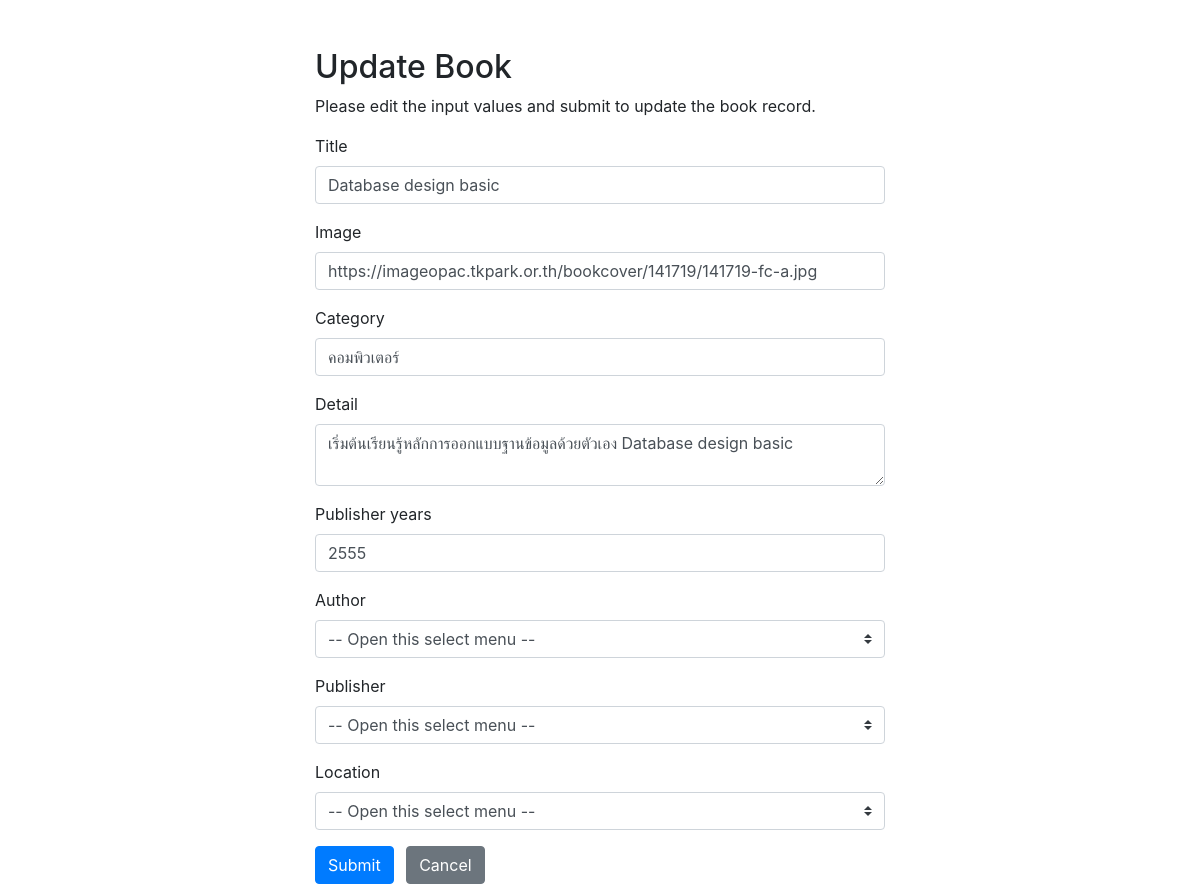
The page /php_css/book_update.php?book_id=5 on the database its author committed.
### tables this page shows
CREATE TABLE `book` (
  `book_id` int(11) NOT NULL,
  `title` varchar(100) NOT NULL,
  `image` varchar(100) NOT NULL,
  `category` varchar(100) DEFAULT NULL,
  `detail` varchar(500) DEFAULT NULL,
  `publisher_years` varchar(5) NOT NULL,
  `author_id` int(11) NOT NULL,
  `publisher_id` int(11) NOT NULL,
  `location_id` int(11) NOT NULL
);

### php_css/book_update.php (the view, shortened to what this page needs)
<?php
require_once "config.php";
$title = $image = $category = $detail = $publisher_years = "";
$title_err = $image_err = $publisher_years_err = "";
if($_SERVER["REQUEST_METHOD"] == "POST"){
    $book_id = $_GET["book_id"];
    $input_title = trim($_POST["title"]);
    if(empty($input_title)){
        $title_err = "Please enter a title.";
    } else{
        $title = $input_title;
    }
    $input_image = trim($_POST["image"]);
    if(empty($input_image)){
        $image_err = "Please enter a URL image.";
    } else{
        $image = $input_image;
    }
    $category = trim($_POST["category"]);
    $detail = trim($_POST["detail"]);
    $input_publisher_years = trim($_POST["publisher_years"]);
    if(empty($input_publisher_years)){
        $publisher_years_err = "Please enter the salary amount.";
    } elseif(!ctype_digit($input_publisher_years)){
        $publisher_years_err = "Please enter a positive integer value.";
    } else{
        $publisher_years = $input_publisher_years;
    }
    $author_id = $_POST['author_id'];
    $publisher_id = $_POST['publisher_id'];
    $location_id = $_POST['location_id'];
    if(empty($title_err) && empty($image_err) && empty($publisher_years_err)){
        $sql = "UPDATE book SET title=?, image=?, category=?, detail=?, publisher_years=?, author_id=?, publisher_id=?, location_id=? WHERE book_id=?";
        if($stmt = mysqli_prepare($link, $sql)){
            mysqli_stmt_bind_param($stmt, "sssssiiii", $param_title, $param_image, $param_category, $param_detail, $param_publisher_years, $param_author_id, $param_publisher_id, $param_location_id, $param_book_id);
            $param_title = $title;
            $param_image = $image;
            $param_category = $category;
            $param_detail = $detail;
            $param_publisher_years = $publisher_years;
            $param_author_id = $author_id;
            $param_publisher_id = $publisher_id;
            $param_location_id = $location_id;
            $param_book_id = $book_id;
            if(mysqli_stmt_execute($stmt)){
                header("location: index_admin.php");
                exit();
            } else{
                echo "Oops! Something went wrong. Please try again later.";
            }
        }
        mysqli_stmt_close($stmt);
    }
    mysqli_close($link);
} else{
    if(isset($_GET["book_id"]) && !empty(trim($_GET["book_id"]))){
        $sql = "SELECT * FROM book WHERE book_id = ?";
        if($stmt = mysqli_prepare($link, $sql)){
            mysqli_stmt_bind_param($stmt, "i", $param_book_id);
            if(mysqli_stmt_execute($stmt)){
                $result = mysqli_stmt_get_result($stmt);
                if(mysqli_num_rows($result) == 1){
                    $row = mysqli_fetch_array($result, MYSQLI_ASSOC);
                    $title = $row["title"];
                    $image = $row["image"];
                    $category = $row["category"];
                    $detail = $row["detail"];
                    $publisher_years = $row["publisher_years"];
                } else{
                    header("location: error.php");
                    exit();
                }
            } else{
                echo "Oops! Something went wrong. Please try again later.";
            }
        }
    }  else{
        header("location: error.php");
        exit();
    }
}
?>
<!DOCTYPE html>
<html lang="en">
<head>
    <link rel="stylesheet" href="https://stackpath.bootstrapcdn.com/bootstrap/4.5.2/css/bootstrap.min.css">
</head>
<body>
    <div class="wrapper">
        <div class="container-fluid">
            <div class="row">
                <div class="col-md-12">
                    <h2 class="mt-5">Update Book</h2>
                    <p>Please edit the input values and submit to update the book record.</p>
                    <form action="<?php echo htmlspecialchars(basename($_SERVER['REQUEST_URI'])); ?>" method="post">
                        <div class="form-group">
                            <label>Title</label>
                            <input type="text" name="title" class="form-control <?php echo (!empty($title_err)) ? 'is-invalid' : ''; ?>" value="<?php echo $title; ?>">
                        </div>
                        <div class="form-group">
                            <label>Image</label>
                            <input type="text" name="image" class="form-control <?php echo (!empty($image_err)) ? 'is-invalid' : ''; ?>" value="<?php echo $image; ?>">
                        </div>
                        <div class="form-group">
                            <label>Category</label>
                            <input type="text" name="category" class="form-control" value="<?php echo $category; ?>">
                        </div>
                        <div class="form-group">
                            <label>Detail</label>
                            <textarea name="detail" class="form-control"><?php echo $detail; ?></textarea>
                        </div>
                        <div class="form-group">
                            <label>Publisher years</label>
                            <input type="text" name="publisher_years" class="form-control <?php echo (!empty($publisher_years_err)) ? 'is-invalid' : ''; ?>" value="<?php echo $publisher_years; ?>">
                        </div>
                        <div class="form-group">
                            <label>Author</label>
                            <select name="author_id" class="custom-select">
                                <option selected>-- Open this select menu --</option>
                            </select>
                        </div>
                        <div class="form-group">
                            <label>Publisher</label>
                            <select name="publisher_id" class="custom-select">
                                <option selected>-- Open this select menu --</option>
                            </select>
                        </div>
                        <div class="form-group">
                            <label>Location</label>
                            <select name="location_id" class="custom-select">
                                <option selected>-- Open this select menu --</option>
                            </select>
                        </div>
                        <input type="submit" class="btn btn-primary" value="Submit">
                        <a href="index_admin.php" class="btn btn-secondary ml-2">Cancel</a>
                    </form>
                </div>
            </div>
        </div>
    </div>
</body>
</html>

### php_css/book_update.php (style rules this page uses)
.wrapper { width: 600px; margin: 0 auto; }

### rows shown on the page
book: title "Database design basic", image "https://imageopac.tkpark.or.th/bookcover/141719/141719-fc-a.jpg", category "คอมพิวเตอร์", detail "เริ่มต้นเรียนรู้หลักการออกแบบฐานข้อมูลด้วยตัวเอง Database design basic", publisher_years "2555"
